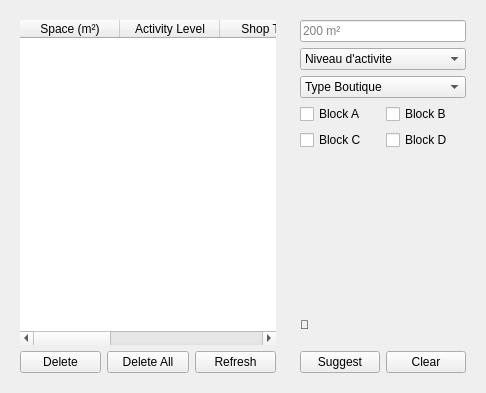
              <widget class="QWidget" name="tab_7">
               <property name="sizePolicy">
                <sizepolicy hsizetype="Expanding" vsizetype="Expanding">
                 <horstretch>0</horstretch>
                 <verstretch>0</verstretch>
                </sizepolicy>
               </property>
               <attribute name="title">
                <string>Recommendation System</string>
               </attribute>
               <layout class="QGridLayout" name="gridLayout_31">
                <item row="0" column="1">
                 <widget class="QWidget" name="widget" native="true">
                  <property name="maximumSize">
                   <size>
                    <width>241</width>
                    <height>16777215</height>
                   </size>
                  </property>
                  <layout class="QGridLayout" name="gridLayout_27">
                   <item row="0" column="0">
                    <widget class="QLineEdit" name="space_tent">
                     <property name="placeholderText">
                      <string>200 m²</string>
                     </property>
                    </widget>
                   </item>
                   <item row="1" column="0">
                    <widget class="QComboBox" name="nivact_tent">
                     <item>
                      <property name="text">
                       <string>Niveau d'activite</string>
                      </property>
                     </item>
                     <item>
                      <property name="text">
                       <string>Low</string>
                      </property>
                     </item>
                     <item>
                      <property name="text">
                       <string>Medium</string>
                      </property>
                     </item>
                     <item>
                      <property name="text">
                       <string>High</string>
                      </property>
                     </item>
                    </widget>
                   </item>
                   <item row="2" column="0">
                    <widget class="QComboBox" name="type_boutique_pred_tent">
                     <item>
                      <property name="text">
                       <string>Type Boutique</string>
                      </property>
                     </item>
                     <item>
                      <property name="text">
                       <string>Food Court</string>
                      </property>
                     </item>
                     <item>
                      <property name="text">
                       <string>Home Decor</string>
                      </property>
                     </item>
                     <item>
                      <property name="text">
                       <string>Electronics</string>
                      </property>
                     </item>
                     <item>
                      <property name="text">
                       <string>Cosmetics</string>
                      </property>
                     </item>
                     <item>
                      <property name="text">
                       <string>Clothing</string>
                      </property>
                     </item>
                     <item>
                      <property name="text">
                       <string>Toys</string>
                      </property>
                     </item>
                     <item>
                      <property name="text">
                       <string>Jewlery</string>
                      </property>
                     </item>
                     <item>
                      <property name="text">
                       <string>Books</string>
                      </property>
                     </item>
                    </widget>
                   </item>
                   <item row="3" column="0">
                    <layout class="QGridLayout" name="gridLayout_26">
                     <item row="1" column="1">
                      <widget class="QCheckBox" name="zone_d_tent">
                       <property name="text">
                        <string>Block D</string>
                       </property>
                      </widget>
                     </item>
                     <item row="0" column="0">
                      <widget class="QCheckBox" name="zone_a_tent">
                       <property name="text">
                        <string>Block A</string>
                       </property>
                      </widget>
                     </item>
                     <item row="1" column="0">
                      <widget class="QCheckBox" name="zone_c_tent">
                       <property name="text">
                        <string>Block C</string>
                       </property>
                      </widget>
                     </item>
                     <item row="0" column="1">
                      <widget class="QCheckBox" name="zone_b_tent">
                       <property name="text">
                        <string>Block B</string>
                       </property>
                      </widget>
                     </item>
                    </layout>
                   </item>
                   <item row="4" column="0">
                    <spacer name="verticalSpacer_3">
                     <property name="orientation">
                      <enum>Qt::Orientation::Vertical</enum>
                     </property>
                     <property name="sizeHint" stdset="0">
                      <size>
                       <width>20</width>
                       <height>148</height>
                      </size>
                     </property>
                    </spacer>
                   </item>
                   <item row="5" column="0">
                    <widget class="QLabel" name="prediction_value_tent">
                     <property name="minimumSize">
                      <size>
                       <width>0</width>
                       <height>41</height>
                      </size>
                     </property>
                     <property name="text">
                      <string>🔎</string>
                     </property>
                    </widget>
                   </item>
                   <item row="6" column="0">
                    <layout class="QHBoxLayout" name="horizontalLayout">
                     <item>
                      <widget class="QPushButton" name="predict_tent">
                       <property name="text">
                        <string>Suggest</string>
                       </property>
                      </widget>
                     </item>
                     <item>
                      <widget class="QPushButton" name="clear_pred_tent">
                       <property name="text">
                        <string>Clear</string>
                       </property>
                      </widget>
                     </item>
                    </layout>
                   </item>
                  </layout>
                 </widget>
                </item>
                <item row="0" column="0">
                 <widget class="QWidget" name="widget_2" native="true">
                  <layout class="QGridLayout" name="gridLayout_30">
                   <item row="1" column="0">
                    <layout class="QHBoxLayout" name="horizontalLayout_2">
                     <item>
                      <widget class="QPushButton" name="delete_pred_tent">
                       <property name="text">
                        <string>Delete</string>
                       </property>
                      </widget>
                     </item>
                     <item>
                      <widget class="QPushButton" name="delete_all_pred_tent">
                       <property name="text">
                        <string>Delete All</string>
                       </property>
                      </widget>
                     </item>
                     <item>
                      <widget class="QPushButton" name="refresh_pred_tent">
                       <property name="text">
                        <string>Refresh</string>
                       </property>
                      </widget>
                     </item>
                    </layout>
                   </item>
                   <item row="0" column="0">
                    <widget class="QTableWidget" name="prediction_history_tent">
                     <property name="frameShape">
                      <enum>QFrame::Shape::NoFrame</enum>
                     </property>
                     <property name="autoScroll">
                      <bool>true</bool>
                     </property>
                     <property name="selectionBehavior">
                      <enum>QAbstractItemView::SelectionBehavior::SelectRows</enum>
                     </property>
                     <property name="verticalScrollMode">
                      <enum>QAbstractItemView::ScrollMode::ScrollPerItem</enum>
                     </property>
                     <property name="showGrid">
                      <bool>false</bool>
                     </property>
                     <property name="gridStyle">
                      <enum>Qt::PenStyle::NoPen</enum>
                     </property>
                     <property name="sortingEnabled">
                      <bool>true</bool>
                     </property>
                     <property name="wordWrap">
                      <bool>true</bool>
                     </property>
                     <property name="cornerButtonEnabled">
                      <bool>false</bool>
                     </property>
                     <property name="rowCount">
                      <number>0</number>
                     </property>
                     <attribute name="horizontalHeaderCascadingSectionResizes">
                      <bool>false</bool>
                     </attribute>
                     <attribute name="horizontalHeaderStretchLastSection">
                      <bool>true</bool>
                     </attribute>
                     <attribute name="verticalHeaderVisible">
                      <bool>false</bool>
                     </attribute>
                     <attribute name="verticalHeaderHighlightSections">
                      <bool>false</bool>
                     </attribute>
                     <attribute name="verticalHeaderShowSortIndicator" stdset="0">
                      <bool>true</bool>
                     </attribute>
                     <column>
                      <property name="text">
                       <string>Space (m²)</string>
                      </property>
                     </column>
                     <column>
                      <property name="text">
                       <string>Activity Level</string>
                      </property>
                     </column>
                     <column>
                      <property name="text">
                       <string>Shop Type</string>
                      </property>
                     </column>
                     <column>
                      <property name="text">
                       <string>Zone</string>
                      </property>
                     </column>
                     <column>
                      <property name="text">
                       <string>Predicted Rent</string>
                      </property>
                     </column>
                     <column>
                      <property name="text">
                       <string>Prediction Date</string>
                      </property>
                     </column>
                    </widget>
                   </item>
                  </layout>
                 </widget>
                </item>
               </layout>
              </widget>
